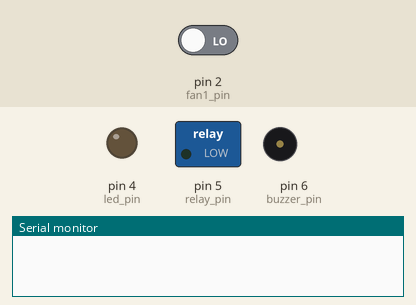
Recording of a sketch running on a simulated Arduino Uno, built with avr-gcc and run on an emulated ATmega328P. On the bench: switched loads named in the sketch (green lamp = pin HIGH), output pins drawn as LEDs (lit = HIGH), buzzer (waves = sounding, pin HIGH), the last lines printed to the serial monitor. Inputs (shaded band) come from the test bench; at power-on: pin 2 (fan1_pin) LOW.

Above: at 0.1 s.
At 1.2 s:
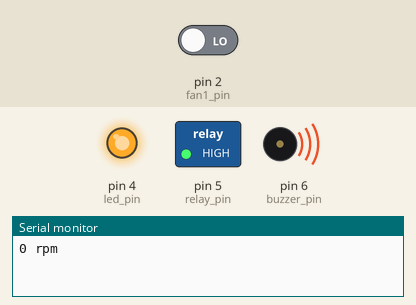
Timing chart, 0 to 2.7 s (numbered marks = the images above):
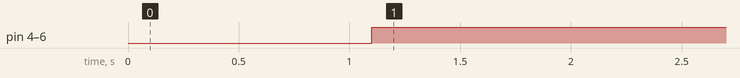

The sketch:

failfan.ino
```cpp
int NbTopsFan;
int Calc;

int fan1_pin = 2;
int fan2_pin = 3;
int led_pin = 4;
int relay_pin = 5;
int buzzer_pin = 6;


typedef struct{
  char fantype;
  unsigned int fandiv;
  }fanspec;

//Definitions of the fans
//This is the varible used to select the fan and it's divider,
//set 1 for unipole hall effect sensor
//and 2 for bipole hall effect sensor
fanspec fanspace[3]={{0,1},{1,2},{2,8}}; char fan = 2;

void rpm ()
//This is the function that the interupt calls
{ NbTopsFan++; }

//This is the setup function where the serial port is initialised,
//and the interrupt is attached
void setup()
{
  pinMode(fan1_pin, INPUT);
  pinMode(fan2_pin, INPUT);
  pinMode(led_pin, OUTPUT);
  pinMode(buzzer_pin, OUTPUT);
  pinMode(relay_pin, OUTPUT);
  Serial.begin(115200);
  attachInterrupt(0, rpm, RISING);
  delay (1000);
}

void loop ()
//Set NbTops to 0 ready for calculations
{ NbTopsFan = 0;

//Enables interrupts
sei();

//Wait 1 second
delay (100);

//Disable interrupts
cli();

//Times NbTopsFan (which is apprioxiamately the fequency the fan
//is spinning at) by 60 seconds before dividing by the fan's divider
Calc = ((NbTopsFan * 600)/fanspace[fan].fandiv);

if (Calc>600){
   digitalWrite(led_pin, LOW);
   digitalWrite(buzzer_pin, LOW);
   digitalWrite(relay_pin, LOW);
}else{
   digitalWrite(led_pin, HIGH);
   digitalWrite(buzzer_pin, HIGH);
   digitalWrite(relay_pin, HIGH);
}
//Prints the number calculated above
Serial.print (Calc, DEC);

//Prints " rpm" and a new line
Serial.print (" rpm\r\n");
}
```

Measured:
- by itself, pin 4 (led_pin), pin 5 (relay_pin), pin 6 (buzzer_pin): LOW → HIGH at 1.1 s
